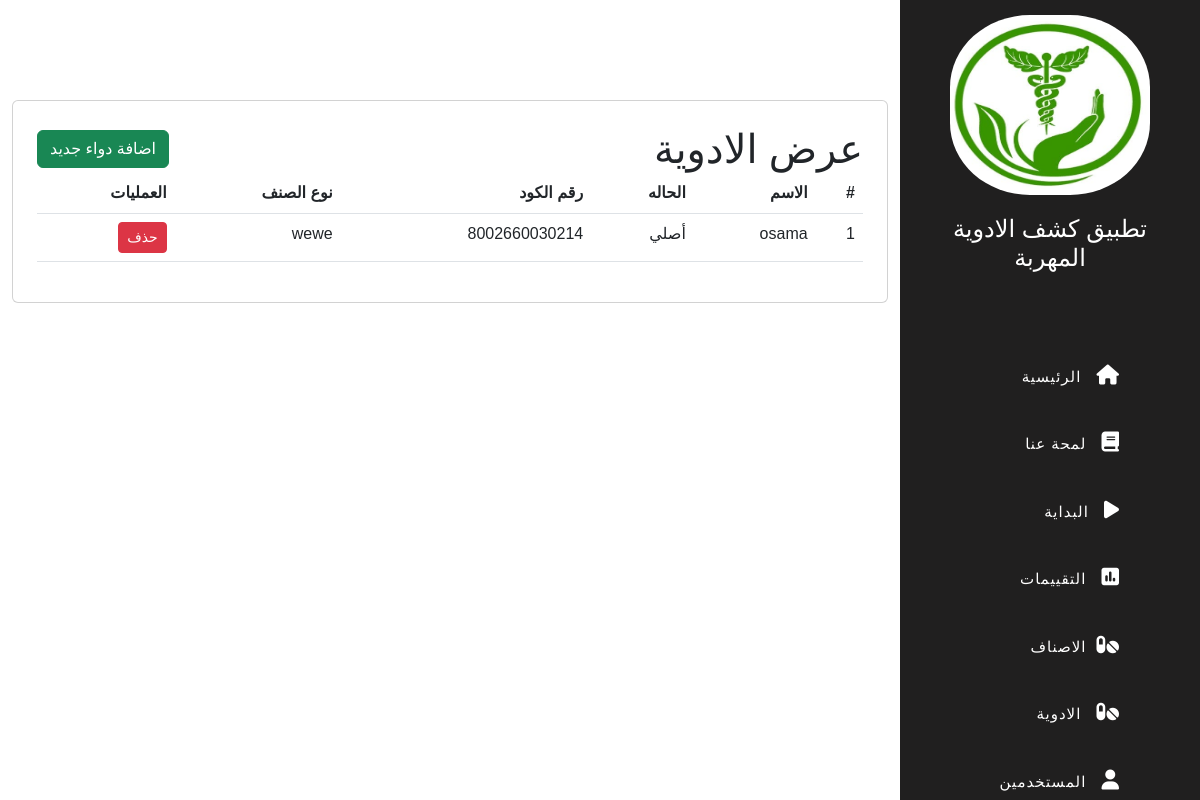
The app's page /Drugs (signed in) with its own data.
### pages/models.py (models this page shows)
class Medication(models.Model):
    id = models.AutoField(primary_key=True)
    name = models.CharField(max_length=100)
    type = models.CharField(max_length=100)
    qr_code = models.CharField(max_length=100)
    category = models.ForeignKey(Category, on_delete=models.CASCADE)
    image = models.ImageField(upload_to=generate_unique_filename, default='/image.jpg')

class Category(models.Model):
    id = models.AutoField(primary_key=True)
    name = models.CharField(max_length=100)

### pages/views.py (the view)
# urls.py: path('Drugs', views.Drugs, name='Drugs'),
@user_passes_test(is_admin)
def Drugs(request):
    medications = models.Medication.objects.all()
    return render(request,'pages/Drugs/index.html', {'medications': medications})

### pages/views.py (called while the page is built)
def is_admin(user):
    return user.is_authenticated and user.is_superuser

### templates/pages/Drugs/index.html (shortened to what this page needs)
{% extends 'layout.html' %}
{% block content %}
  <div class="centerPage">
    <div class="container mt-5">
      <div class="card p-4">
        <div class="d-flex justify-content-between align-items-center">
          <h1 class="mb-0">عرض الادوية</h1>
          <a href="{% url 'AddDrugs' %}" class="btn btn-success">اضافة دواء جديد</a>
        </div>
        <table class="table">
          <thead>
            <tr>
              <th>#</th>
              <th>الاسم</th>
              <th>الحاله</th>
              <th>رقم الكود</th>
              <th>نوع الصنف</th>
              <th>العمليات</th>
            </tr>
          </thead>
          <tbody>
            {% for medication in medications %}
            <tr>
              <td>{{ forloop.counter }}</td>
              <td>{{ medication.name }}</td>
              <td>{{ medication.type }}</td>
              <td>{{ medication.qr_code }}</td>
              <td>{{ medication.category.name }}</td>
              {% load static %}
              <td>
                <a href="{% url 'delete_medication' medication.id %}" class="btn btn-danger btn-sm" data-toggle="modal" data-target="#deleteModal2">حذف</a>
              </td>
            </tr>
          {% endfor %}
          </tbody>
        </table>
      </div>
    </div>
  </div>
{% endblock %}

### project/static/css/style.css (style rules this page uses)
* { -webkit-box-sizing: border-box; -moz-box-sizing: border-box; box-sizing: border-box; padding: 0; margin: 0; }
html { scroll-behavior: smooth; }
body { font-family: "Work Sans", sans-serif; direction: rtl; }
a { text-decoration: none; }
.centerPage { margin-top: 100px; }
:root { --maincolor: #77e23e; --subcolor: #201f1f; }
h1 { margin-bottom: 20px; }

### records on screen
Medication: name "osama", type "أصلي", qr_code "8002660030214", category.name "wewe"
